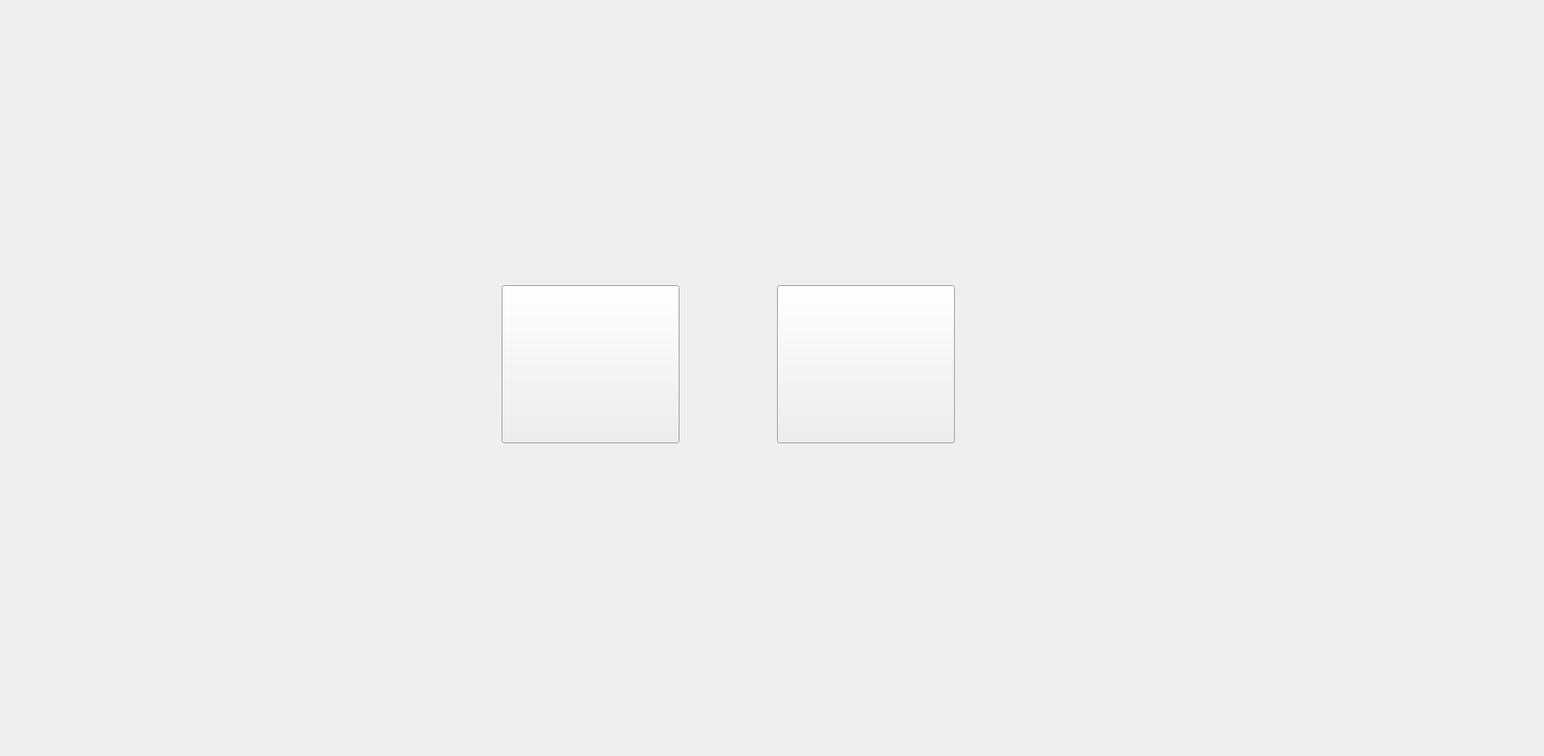
<?xml version="1.0" encoding="UTF-8"?>
<ui version="4.0">
 <class>Form</class>
 <widget class="QWidget" name="Form">
  <property name="geometry">
   <rect>
    <x>0</x>
    <y>0</y>
    <width>1570</width>
    <height>769</height>
   </rect>
  </property>
  <property name="windowTitle">
   <string>Form</string>
  </property>
  <widget class="QPushButton" name="pushButton">
   <property name="geometry">
    <rect>
     <x>510</x>
     <y>290</y>
     <width>181</width>
     <height>161</height>
    </rect>
   </property>
   <property name="text">
    <string/>
   </property>
  </widget>
  <widget class="QPushButton" name="NewLevelButton">
   <property name="geometry">
    <rect>
     <x>790</x>
     <y>290</y>
     <width>181</width>
     <height>161</height>
    </rect>
   </property>
   <property name="text">
    <string/>
   </property>
  </widget>
 </widget>
 <resources/>
 <connections/>
</ui>
